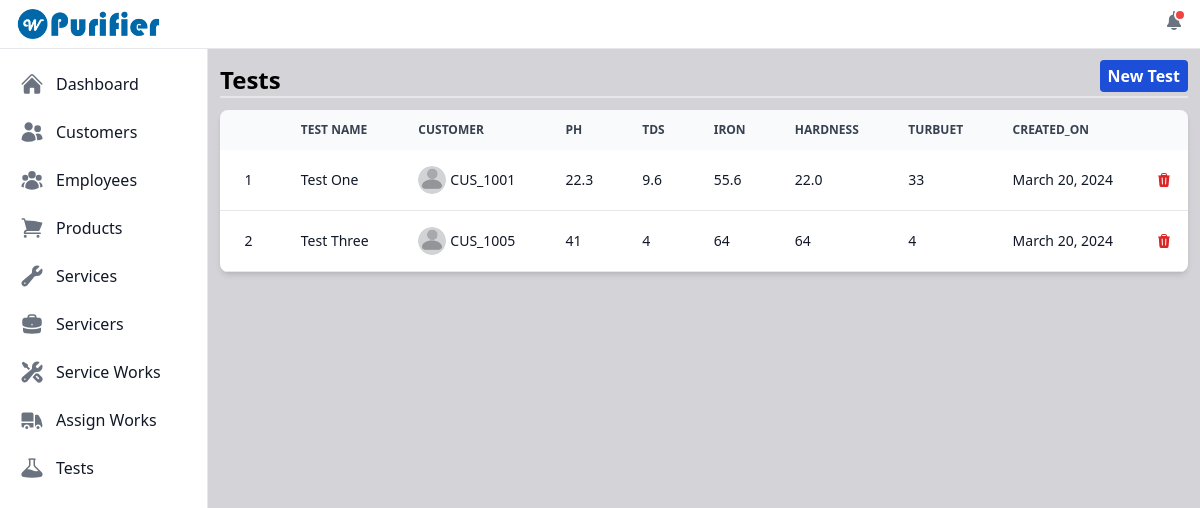
/view_tests/ (signed in), run on an earlier commit of the app's database.
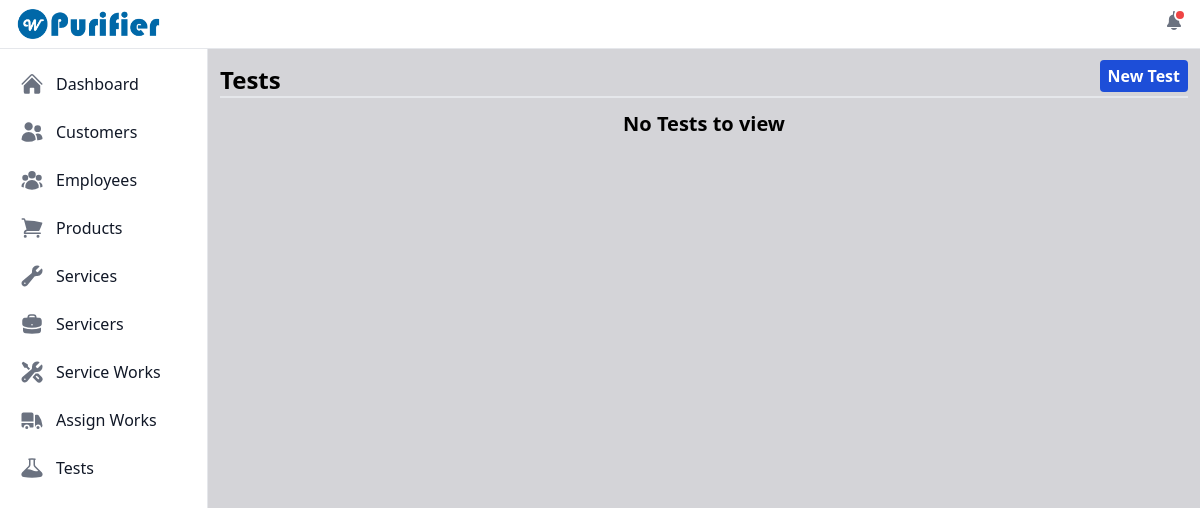
And on a later commit of the database.
### purifier/models.py (models this page shows, shortened)
class Test(models.Model):
    id = models.UUIDField(primary_key=True, default=uuid.uuid4, unique=True, editable=False)
    customer_code = models.ForeignKey(Customer, on_delete=models.CASCADE)
    test_name = models.CharField(max_length=150)
    ph_value = models.CharField(max_length=30)
    tds_value = models.CharField(max_length=30)
    iron_value = models.CharField(max_length=30)
    hardness_value = models.CharField(max_length=30)
    turbuet_value = models.CharField(max_length=30)
    created_on = models.DateField(auto_now_add=True)

class Customer(models.Model):
    id = models.UUIDField(primary_key=True, default=uuid.uuid4, unique=True, editable=False)
    profile = models.ImageField(null=True, blank=True, upload_to="customer_profiles/")
    name = models.CharField(max_length=50)
    email = models.EmailField(unique=True)
    address = models.TextField()
    mobile = models.CharField(max_length=20)
    whatsapp_number = models.CharField(max_length=20)
    installed_product = models.ManyToManyField(Product, blank=True)
    customer_code = models.CharField(max_length=50, blank=True, unique=True)
    location = models.CharField(max_length=250, null=True, blank=True)
    initial_password = models.CharField(max_length=150, blank=True, null=True)
    created_on = models.DateField(auto_now_add=True)
    def __str__(self) -> str:
        return self.customer_code

### purifier/views.py (the view)
# urls.py: path('view_tests/', views.viewTests, name='view_tests'),
@login_required
def viewTests(request):
    tests = Test.objects.all().order_by('-created_on')
    tests_exists = tests.exists()
    context = {'tests': tests, 'tests_exists': tests_exists}
    return render(request, 'test/view_tests.html', context)

### user_management/models.py (called while the page is built)
    def __str__(self):
        return self.username

### purifier/templates/test/view_tests.html (shortened to what the changed rows need)
{% extends "index.html" %}
{% load static %}
{% block content %}
    <div class="mt-3">
        {% if tests_exists %}
        <div class="relative overflow-x-auto shadow-md sm:rounded-lg">
            <table id="tests_table" class="w-full text-sm text-left rtl:text-right text-gray-500 dark:text-gray-400">
                <thead class="text-xs text-gray-700 uppercase bg-gray-50 dark:bg-gray-700 dark:text-gray-400">
                    <tr>
                        <th scope="col" class="px-6 py-3 text-center"></th>
                        <th scope="col" class="px-6 py-3">Test Name</th>
                        <th scope="col" class="px-6 py-3">Customer</th>
                        <th scope="col" class="px-6 py-3">PH</th>
                        <th scope="col" class="px-6 py-3">TDS</th>
                        <th scope="col" class="px-6 py-3">Iron</th>
                        <th scope="col" class="px-6 py-3">Hardness</th>
                        <th scope="col" class="px-6 py-3">Turbuet</th>
                        <th scope="col" class="px-6 py-3">Created_on</th>
                        <th scope="col" class="px-6 py-3"></th>
                    </tr>
                </thead>
                <tbody>
                    {% for test in tests %}
                        <tr class="bg-white border-b dark:bg-gray-800 dark:border-gray-700 hover:bg-gray-50 dark:hover:bg-gray-600">
                            <th scope="row" class="px-6 py-4 font-medium text-gray-900 whitespace-nowrap dark:text-white text-center">{{ forloop.counter }}</th>
                            <th scope="row" class="px-6 py-4 font-medium text-gray-900 whitespace-nowrap dark:text-white">{{ test.test_name }}</th>
                            <th scope="row" class="flex items-center px-6 py-4 font-medium text-gray-900 whitespace-nowrap dark:text-white gap-x-1">
                                {% if test.customer_code.profile %}
                                    <img src="{{test.customer_code.profile.url}}" alt="Profile not loading..." class="h-7 w-7 rounded-full">
                                {% else %}
                                    <img src="{% static 'images/default.png' %}" alt="Profile not loading..." class="h-7 w-7 rounded-full">
                                {% endif %}
                                {{ test.customer_code }}
                            </th>
                            <th scope="row" class="px-6 py-4 font-medium text-gray-900 whitespace-nowrap dark:text-white">{{ test.ph_value }}</th>
                            <th scope="row" class="px-6 py-4 font-medium text-gray-900 whitespace-nowrap dark:text-white">{{ test.tds_value }}</th>
                            <th scope="row" class="px-6 py-4 font-medium text-gray-900 whitespace-nowrap dark:text-white">{{ test.iron_value }}</th>
                            <th scope="row" class="px-6 py-4 font-medium text-gray-900 whitespace-nowrap dark:text-white">{{ test.hardness_value }}</th>
                            <th scope="row" class="px-6 py-4 font-medium text-gray-900 whitespace-nowrap dark:text-white">{{ test.turbuet_value }}</th>
                            <th scope="row" class="px-6 py-4 font-medium text-gray-900 whitespace-nowrap dark:text-white">{{ test.created_on }}</th>
                            <th scope="row">
                                <div class="flex justify-center">
                                    <div data-modal-target="delete-modal" data-modal-toggle="delete-modal" data-testId="{{test.id}}" data-testName="{{test.test_name}}" data-testCustomer="{{test.customer_code}}" class="test-delete-icon">
                                    </div>
                                </div>
                            </th>
                        </tr>
                    {% endfor %}
                </tbody>
            </table>
        </div>
        {% else %}
        <div class="flex justify-center">
            <span class="font-bold text-xl">No Tests to view</span>
        </div>
        {% endif %}
    </div>
</div>
{% endblock content %}

What changed in the data, as far as the page shows it:
removed Test: test_name "Test One", customer_code "CUS_1001", ph_value "22.3", tds_value "9.6", iron_value "55.6", hardness_value "22.0", turbuet_value "33", created_on "March 20, 2024"
removed Test: test_name "Test Three", customer_code "CUS_1005", ph_value "41", tds_value "4", iron_value "64", hardness_value "64", turbuet_value "4", created_on "March 20, 2024"
Also different on the page:
text no longer shown: "TEST NAME CUSTOMER PH TDS IRON HARDNESS TURBUET CREATED_ON"
text now shown: "No Tests to view"
